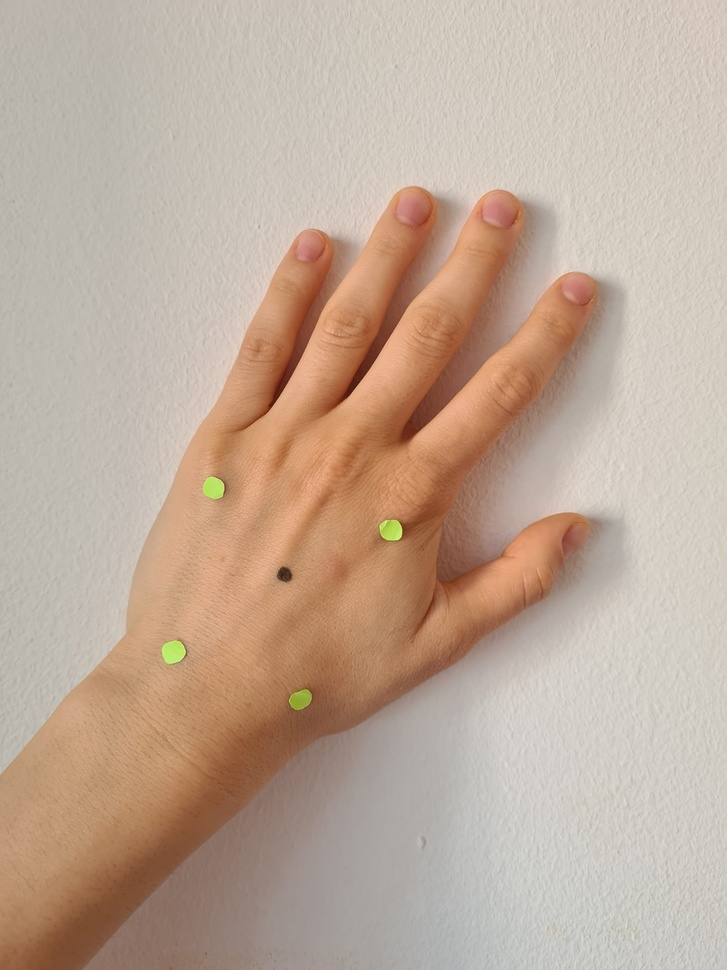
#> input picture NevoMaps-main/images_to_train/1_handfront_1.jpeg, 727 x 970 px, shrunk from 1512 x 2016 before the run
$ python -i sticker_identification.py   (imports and definitions only)
#> lines starting #> are read from the running program, lines starting #| are printed output that depends on the picture; after the words box and inside, x2 and y2 are one past the last pixel; in counts of white or black regions, pixels touching at a corner belong together
#> further down, picture is the input picture: shape (970, 727, 3); mean B, G, R 153.1, 169.9, 191.3
from skimage import io, measure
from matplotlib import pyplot as plt
import numpy as np
import cv2
from scipy import ndimage as nd
import pandas as pd
from skimage.morphology import binary_closing, binary_opening, disk
import name

class Sticker():

    def __init__(self, img):
        self.img = img
        self.area_sticker_pixel, self.sticker_mask = self.identify_sticker()

    def identify_sticker(self):
        # Definisci la gamma di colori verde da filtrare
        lower_green = np.array([40, 50, 50])  # Valori HSV minimi per il verde
        upper_green = np.array([80, 255, 255])  # Valori HSV massimi per il verde

        # Converti l'immagine in formato HSV
        hsv_image = cv2.cvtColor(self.img, cv2.COLOR_BGR2HSV)
#> hsv_image: shape (970, 727, 3); mean H, S, V 16, 53.6, 191.4

        # Applica la maschera per filtrare gli oggetti verdi
        mask = cv2.inRange(hsv_image, lower_green, upper_green)
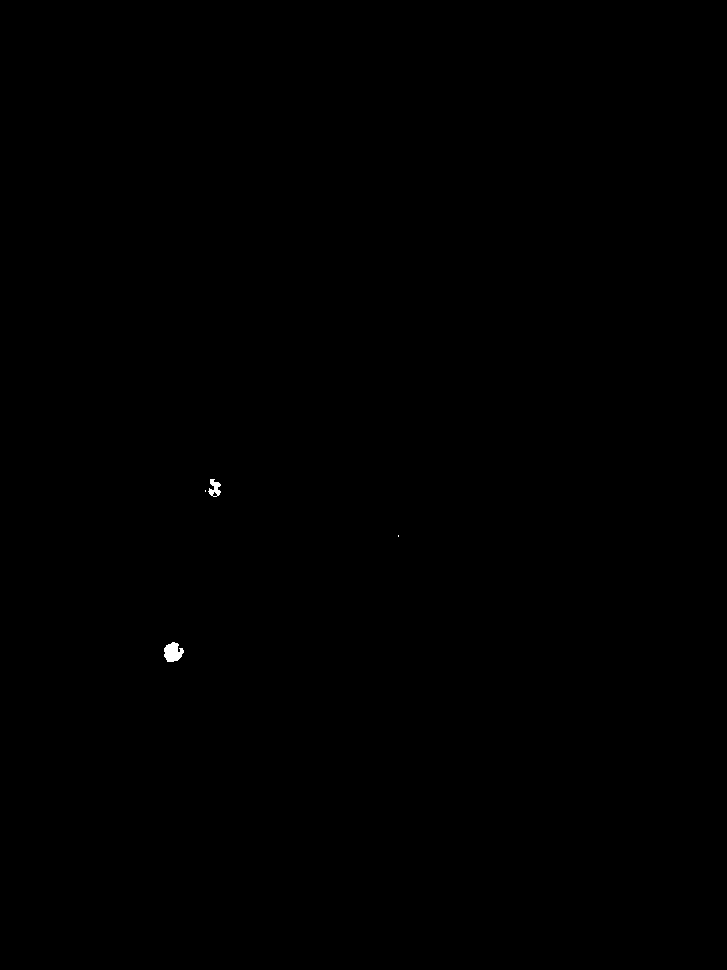
#> mask: shape (970, 727); 0.06% white; 4 white regions (2 under 20 px), largest, box (x1, y1, x2, y2) and area: (164, 642, 184, 662) 282, (208, 479, 221, 497) 131
        # Applica un'operazione morfologica per migliorare la maschera
        kernel = np.ones((5, 5), np.uint8)
        mask = cv2.morphologyEx(mask, cv2.MORPH_OPEN, kernel)
#> mask: shape (970, 727); 0.04% white; 2 white regions, box (x1, y1, x2, y2) and area: (165, 643, 182, 662) 252, (214, 482, 219, 487) 25

        for _ in range(3):
            closed_mask = nd.binary_closing(mask, np.ones((7, 7)))

        # count numbers of 1
        area_all_stickers = np.count_nonzero(closed_mask == 1)
#> area_all_stickers = 277

#> (the run stopped early here; a loop or call above may not have finished)
